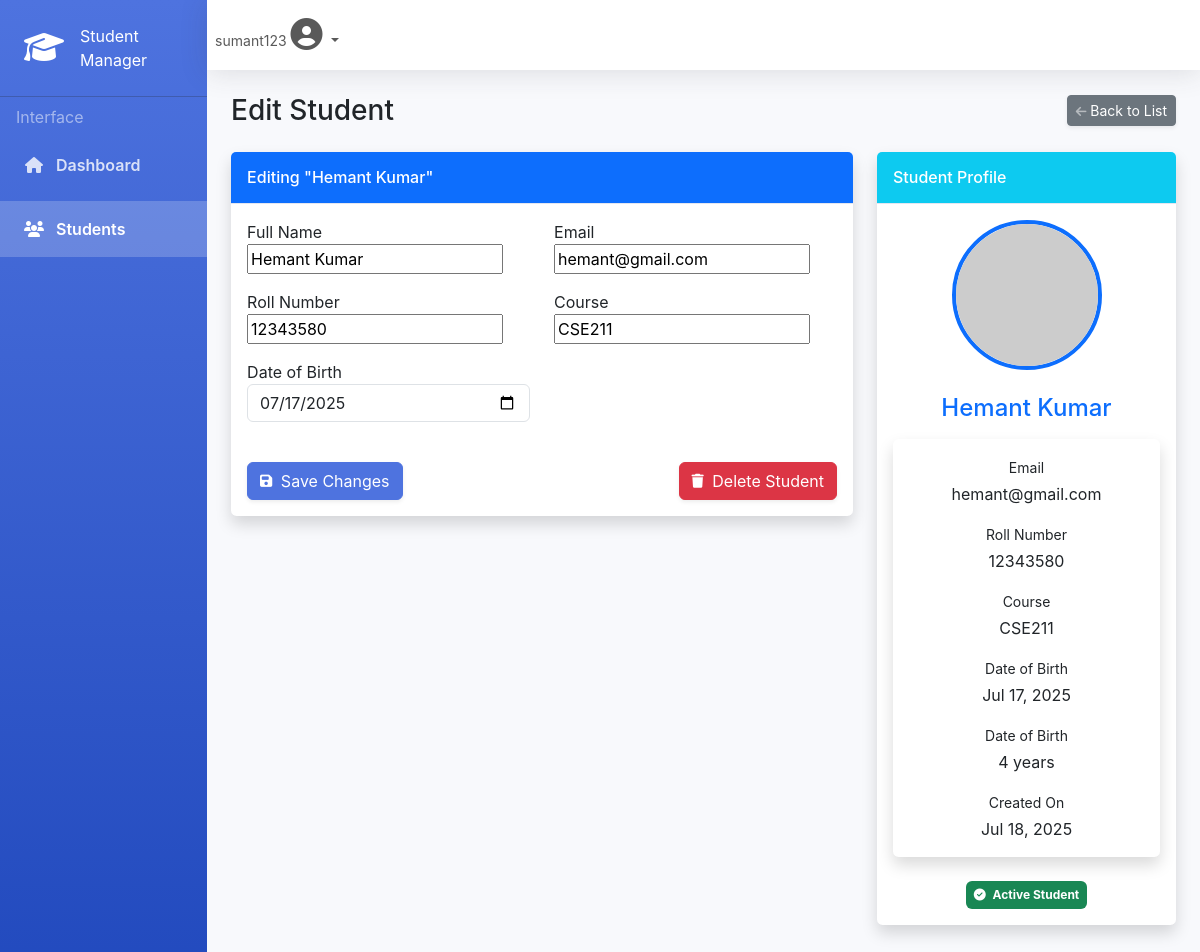
/edit/11/ (signed in), run on the app's committed database.
### students/models.py (models this page shows, shortened)
class Student(models.Model):
    name = models.CharField(max_length=100)
    email = models.EmailField(unique=True)
    roll_no = models.CharField(max_length=20)
    course = models.CharField(max_length=100)
    date_of_birth = models.DateField()
    created_at = models.DateTimeField(auto_now_add=True)

### students/views.py (the view)
# urls.py: path('edit/<int:pk>/', student_edit, name='student-edit'),
@login_required
def student_edit(request, pk):
    student = get_object_or_404(Student, pk=pk)
    form = StudentForm(request.POST or None, instance=student)
    if request.method == 'POST' and form.is_valid():
        form.save()
        return redirect('student-home')
    return render(request, 'students/edit.html', {'form': form, 'student': student})

### students/forms.py
class StudentForm(forms.ModelForm):
    class Meta:
        model = Student
        fields = ['name', 'email', 'roll_no', 'course', 'date_of_birth']
        widgets = {
            'date_of_birth': forms.DateInput(attrs={
                'type': 'date',
                'class': 'form-control'
            })
        }

### students/templates/students/edit.html (shortened to what this page needs)
{% extends "base.html" %}
{% load static %}
{% block content %}
<div class="d-sm-flex align-items-center justify-content-between mb-4">
    <h1 class="h3 mb-0 text-gray-800">Edit Student</h1>
    <a href="{% url 'student-home' %}" class="d-none d-sm-inline-block btn btn-sm btn-secondary shadow-sm">
         Back to List
    </a>
</div>
<div class="row">
    <div class="col-lg-8">
        <div class="card shadow mb-4">
            <div class="card-header py-3 bg-primary text-white">
                <h6 class="m-0 font-weight-bold">Editing "{{ student.name }}"</h6>
            </div>
            <div class="card-body">
                <form method="post">
                    <div class="row">
                        <div class="col-md-6">
                            <div class="form-group mb-3">
                                <label for="{{ form.name.id_for_label }}" class="font-weight-bold">Full Name</label>
                                {{ form.name }}
                            </div>
                        </div>
                        <div class="col-md-6">
                            <div class="form-group mb-3">
                                <label for="{{ form.email.id_for_label }}" class="font-weight-bold">Email</label>
                                {{ form.email }}
                            </div>
                        </div>
                    </div>
                    <div class="row">
                        <div class="col-md-6">
                            <div class="form-group mb-3">
                                <label for="{{ form.roll_no.id_for_label }}" class="font-weight-bold">Roll Number</label>
                                {{ form.roll_no }}
                            </div>
                        </div>
                        <div class="col-md-6">
                            <div class="form-group mb-3">
                                <label for="{{ form.course.id_for_label }}" class="font-weight-bold">Course</label>
                                {{ form.course }}
                            </div>
                        </div>
                    </div>
                    <div class="row">
                        <div class="col-md-6">
                            <div class="form-group mb-3">
                                <label for="{{ form.date_of_birth.id_for_label }}" class="font-weight-bold">Date of Birth</label>
                                {{ form.date_of_birth }}
                            </div>
                        </div>
                    </div>
                    <div class="d-flex justify-content-between mt-4">
                        <button type="submit" class="btn btn-primary shadow-sm">
                            <i class="fas fa-save fa-sm me-1"></i> Save Changes
                        </button>
                        <a href="{% url 'student-delete' student.pk %}" class="btn btn-danger shadow-sm">
                            <i class="fas fa-trash fa-sm me-1"></i> Delete Student
                        </a>
                    </div>
                </form>
            </div>
        </div>
    </div>
    <div class="col-lg-4">
        <div class="card shadow mb-4">
            <div class="card-header py-3 bg-info text-white">
                <h6 class="m-0 font-weight-bold">Student Profile</h6>
            </div>
            <div class="card-body text-center">
                <div class="mb-4">
                    <img class="img-profile rounded-circle border border-4 border-primary"
                         src="https://ui-avatars.com/api/?name={{ student.name }}&background=4e73df&color=fff&size=200"
                         style="width: 150px; height: 150px;">
                </div>
                <h4 class="mb-3 text-primary">{{ student.name }}</h4>
                <div class="card border-left-primary shadow mb-4">
                    <div class="card-body">
                        <div class="text-left">
                            <div class="mb-3">
                                <label class="small text-gray-600 mb-1">Email</label>
                                <p class="mb-0 font-weight-bold">{{ student.email }}</p>
                            </div>
                            <div class="mb-3">
                                <label class="small text-gray-600 mb-1">Roll Number</label>
                                <p class="mb-0 font-weight-bold">{{ student.roll_no }}</p>
                            </div>
                            <div class="mb-3">
                                <label class="small text-gray-600 mb-1">Course</label>
                                <p class="mb-0 font-weight-bold">{{ student.course }}</p>
                            </div>
                            <div class="mb-3">
                                <label class="small text-gray-600 mb-1">Date of Birth</label>
                                <p class="mb-0 font-weight-bold">
                                    {% if student.date_of_birth %}
                                        {{ student.date_of_birth|date:"M d, Y" }}
                                    {% else %}
                                        Not specified
                                    {% endif %}
                                </p>
                            </div>
                            <div class="mb-3">
                                <label class="small text-gray-600 mb-1">Date of Birth</label>
                                <p class="mb-0 font-weight-bold">
                                    {% if student.date_of_birth %}
                                        {% with age=student.date_of_birth|timesince %}
                                            {{ age.split|first }} years
                                        {% endwith %}
                                    {% else %}
                                        -
                                    {% endif %}
                                </p>
                            </div>
                            <div>
                                <label class="small text-gray-600 mb-1">Created On</label>
                                <p class="mb-0 font-weight-bold">{{ student.created_at|date:"M d, Y" }}</p>
                            </div>
                        </div>
                    </div>
                </div>
                <div class="mt-3">
                    <span class="badge bg-success p-2">
                        <i class="fas fa-check-circle me-1"></i> Active Student
                    </span>
                </div>
            </div>
        </div>
    </div>
</div>
{% endblock %}

### students/templates/base.html (shortened to what this page needs)
{% load static %}
<!DOCTYPE html>
<html lang="en">
<head>
    <link href="https://cdn.jsdelivr.net/npm/bootstrap@5.3.0/dist/css/bootstrap.min.css" rel="stylesheet">
    <link rel="stylesheet" href="https://cdnjs.cloudflare.com/ajax/libs/font-awesome/6.4.0/css/all.min.css">
</head>
<body>
    <div class="d-flex">
        <div class="sidebar" id="sidebar">
            <div class="sidebar-brand d-flex align-items-center justify-content-center p-4">
                <div class="sidebar-brand-icon">
                    <i class="fas fa-graduation-cap fa-2x text-white"></i>
                </div>
                <div class="sidebar-brand-text mx-3 text-white">Student Manager</div>
            </div>
            <hr class="sidebar-divider my-0">
            <div class="sidebar-heading my-2 text-white-50 px-3">
                Interface
            </div>
            <div class="nav-item">
                <a class="nav-link {% if request.resolver_match.url_name == 'student-home' %}active{% endif %}"
                   href="{% url 'student-home' %}">
                    <i class="fas fa-fw fa-home"></i>
                    <span>Dashboard</span>
                </a>
            </div>
            <div class="nav-item">
                <a class="nav-link {% if 'student' in request.resolver_match.url_name %}active{% endif %}"
                   href="{% url 'student-home' %}">
                    <i class="fas fa-fw fa-users"></i>
                    <span>Students</span>
                </a>
            </div>
        </div>
        <div class="d-flex flex-column w-100" id="content-wrapper">
            <nav class="topbar navbar navbar-expand navbar-light bg-white">
                <ul class="navbar-nav ml-auto">
                    <li class="nav-item dropdown no-arrow">
                        <a class="nav-link dropdown-toggle" href="#" id="userDropdown" role="button"
                           data-bs-toggle="dropdown" aria-expanded="false">
                            <span class="mr-2 d-none d-lg-inline text-gray-600 small">
                                {% if user.is_authenticated %}
                                    {{ user.username }}
                                {% else %}
                                    Guest
                                {% endif %}
                            </span>
                            <i class="fas fa-user-circle fa-2x"></i>
                        </a>
                    </li>
                </ul>
            </nav>
            <div class="container-fluid p-4">
                {% block content %}{% endblock %}
            </div>
        </div>
    </div>
</body>
</html>

### students/templates/base.html (style rules this page uses)
:root { --primary-color: #4e73df; --secondary-color: #f8f9fc; --accent-color: #2e59d9; --text-dark: #5a5c69; }
body { font-family: 'Nunito', -apple-system, BlinkMacSystemFont, sans-serif; background-color: #f8f9fc; }
.sidebar { background: linear-gradient(180deg, var(--primary-color) 0%, #224abe 100%); min-height: 100vh; transition: all 0.3s; }
.sidebar .nav-link { color: rgba(255, 255, 255, 0.8); font-weight: 600; padding: 1rem 1.5rem; margin-bottom: 0.5rem; }
.sidebar .nav-link.active { color: #fff; background-color: rgba(255, 255, 255, 0.2); }
.sidebar .nav-link i { margin-right: 0.5rem; }
.topbar { height: 4.375rem; box-shadow: 0 0.15rem 1.75rem 0 rgba(58, 59, 69, 0.15); background: #fff; }
.card { border: none; border-radius: 0.35rem; box-shadow: 0 0.15rem 1.75rem 0 rgba(58, 59, 69, 0.1); }
.card-header { background-color: #f8f9fc; border-bottom: 1px solid #e3e6f0; font-weight: 700; }
.btn-primary { background-color: var(--primary-color); border-color: var(--primary-color); }

### data on the page
Student: name "Hemant Kumar", email "hemant@gmail.com", roll_no "12343580", course "CSE211", date_of_birth "07/17/2025", date_of_birth "Jul 17, 2025", created_at "Jul 18, 2025"

### other printed values
{{ user.username }} "sumant123"
{{ age.split|first }} "4"
